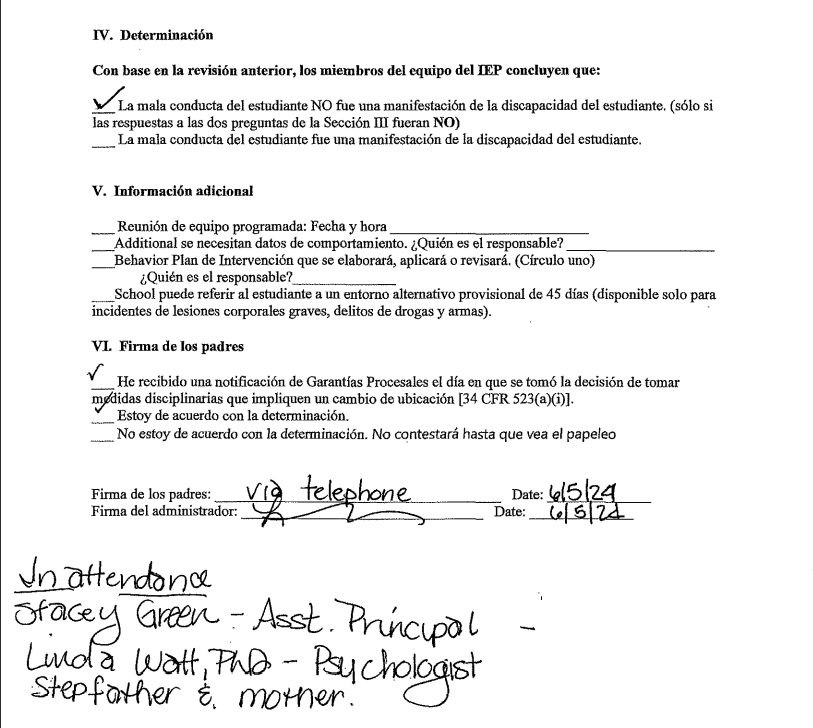
#> input picture testing images/test1.png, 813 x 728 px, found by its file name
$ jupyter execute pixel.ipynb
#> lines starting #> are read from the running program, lines starting #| are printed output that depends on the picture; after the words box and inside, x2 and y2 are one past the last pixel; in counts of white or black regions, pixels touching at a corner belong together
[cell 1]
import cv2
import numpy as np

def enhance_contrast(image_path, output_path, alpha=1.5, beta=0):
    # Load the image
#> called with image_path = 'test1.png', output_path = 'output_image1.jpg', alpha = 10, beta = 20
    image = cv2.imread(image_path)
#> image is the input picture: shape (728, 813, 3); min 0, max 255, mean 240

    # Convert the image to grayscale
    gray_image = cv2.cvtColor(image, cv2.COLOR_BGR2GRAY)

    # Apply contrast adjustment
    contrasted_image = cv2.convertScaleAbs(gray_image, alpha=alpha, beta=beta)
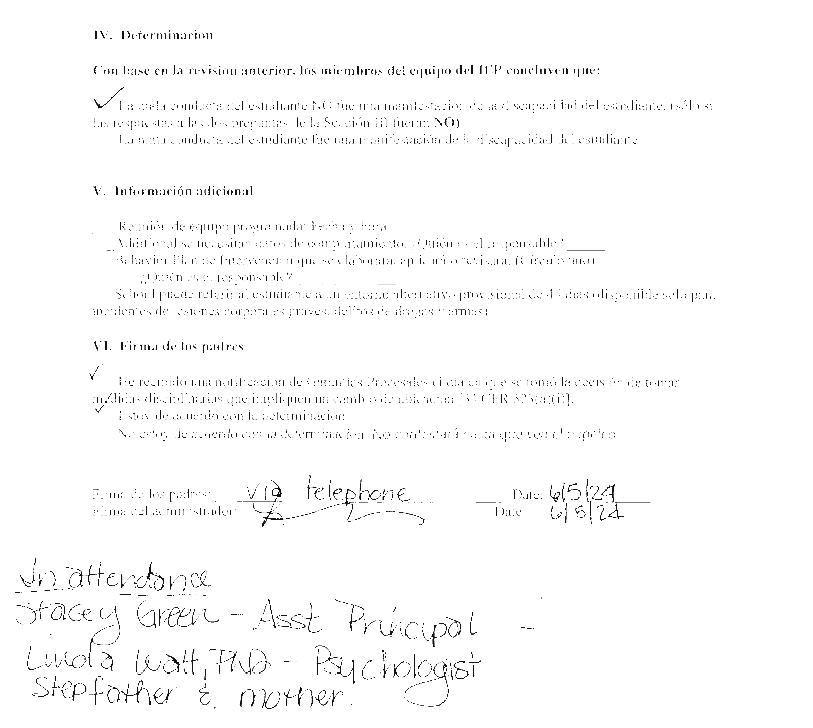
#> contrasted_image: shape (728, 813); min 20, max 255, mean 251

    # Apply a binary threshold to make lighter text more pronounced
    # We use THRESH_BINARY to make light areas more pronounced and dark areas less pronounced
    _, thresholded_image = cv2.threshold(contrasted_image, 127, 255, cv2.THRESH_BINARY)
#> thresholded_image: shape (728, 813); 98.3% white; black in thin lines or dots, all inside (x1, y1, x2, y2) = (15, 30, 715, 709)

    # Invert the thresholded image to highlight the lighter text in white
    thresholded_image = cv2.bitwise_not(thresholded_image)
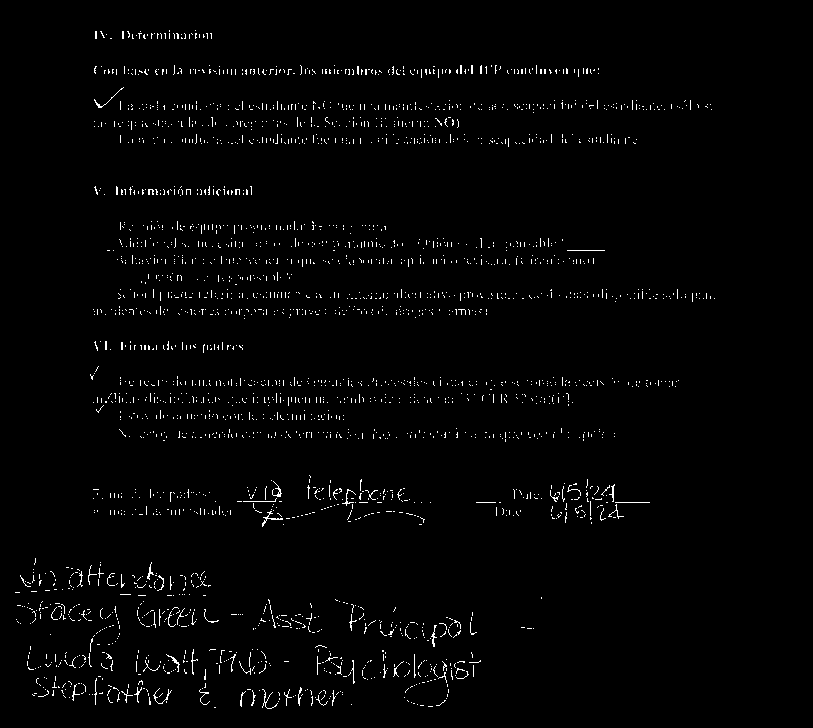
#> thresholded_image: shape (728, 813); 1.7% white in thin lines or dots, all inside (x1, y1, x2, y2) = (15, 30, 715, 709)

    # Save the output image
    cv2.imwrite(output_path, thresholded_image)

    # Display the results
    cv2.imshow('Original Image', image)
    cv2.imshow('Enhanced Contrast Image', thresholded_image)
    cv2.waitKey(0)
    cv2.destroyAllWindows()

# Experiment with different alpha and beta values
enhance_contrast('test1.png', 'output_image1.jpg', alpha=10.0, beta=20)
